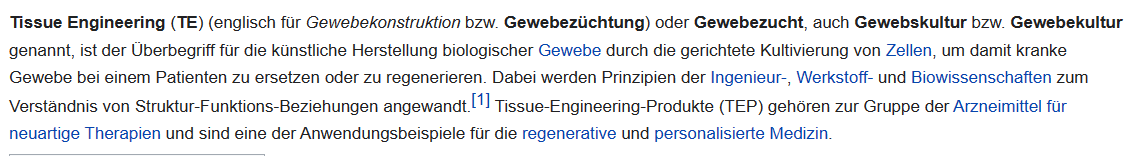
#> input picture piece-of-screen-tools/Function/picture-to-text/test.png, 1142 x 156 px
$ python pic-to-text-func.py
#> lines starting #> are read from the running program, lines starting #| are printed output that depends on the picture; after the words box and inside, x2 and y2 are one past the last pixel; in counts of white or black regions, pixels touching at a corner belong together
#> in pic_to_text, image is the input picture: shape (156, 1142, 3); mean B, G, R 234.8, 232.7, 231.7
import cv2
import pytesseract


def resize_image(image, scale_percent):
#> called with scale_percent = 200
    width = int(image.shape[1] * scale_percent / 100)
#> width = 2284
    height = int(image.shape[0] * scale_percent / 100)
#> height = 312
    dimensions = (width, height)
#> dimensions = (2284, 312)
    resized_image = cv2.resize(
        image, dimensions, interpolation=cv2.INTER_LINEAR)
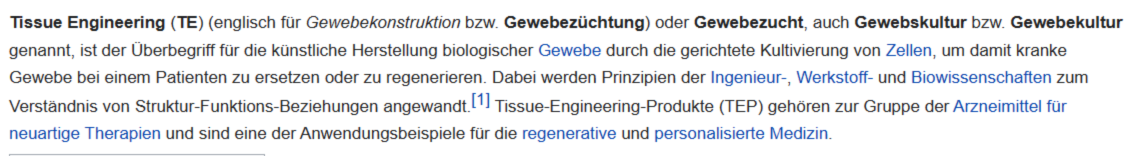
#> resized_image: shape (312, 2284, 3) (shown at 1/2 size); mean B, G, R 234.8, 232.7, 231.7

    # Convert to grayscale
    gray = cv2.cvtColor(resized_image, cv2.COLOR_BGR2GRAY)
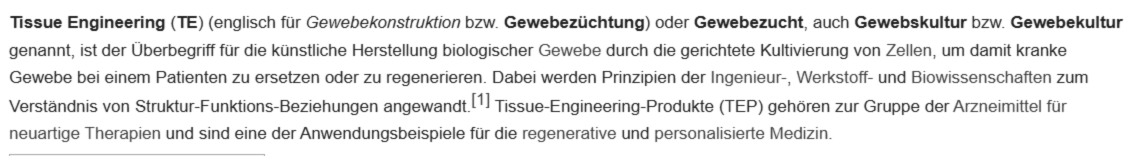
#> gray: shape (312, 2284) (shown at 1/2 size); min 33, max 255, mean 232.6

    # Apply a binary threshold
    _, binary = cv2.threshold(
        gray, 0, 255, cv2.THRESH_BINARY + cv2.THRESH_OTSU)
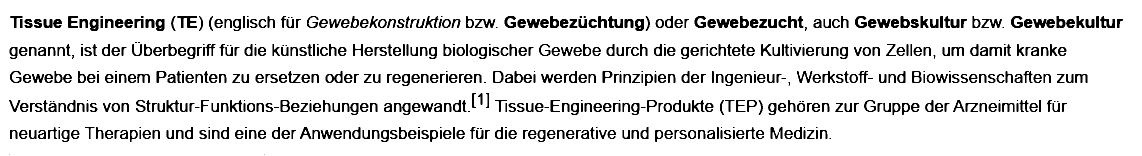
#> binary: shape (312, 2284) (shown at 1/2 size); 87.5% white; 619 black regions (74 under 20 px), largest, box (x1, y1, x2, y2) and area: (2066, 38, 2110, 56) 544, (354, 32, 394, 56) 489, (1216, 32, 1246, 56) 391
    return binary


def pic_to_text(pic_path, scale_percent=200):
    # Read the picture
    image = cv2.imread(pic_path)

    # Resize the image
    resized_image = resize_image(image, scale_percent)

    # Extract text from the resized image
    string = pytesseract.image_to_string(resized_image)

    # Write the text to a file
    with open("text.txt", "w") as file:
        file.write(string)


pic_to_text("./test.png")
#> (the call stopped at in pic_to_text, `string = pytesseract.image_to_string(resized_image)`: pytesseract is not available in this run)
